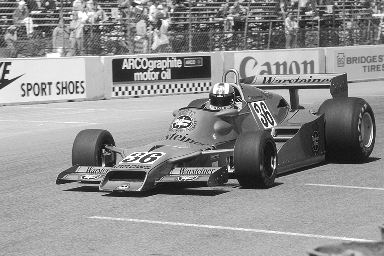
#> input picture Lab4/race.tif, 384 x 256 px
$ jupyter execute Q1-Q3.ipynb
#> lines starting #> are read from the running program, lines starting #| are printed output that depends on the picture
[cell 1]
import numpy as np
import matplotlib.pyplot as plt
from matplotlib import cm
from PIL import Image
import io

raceim = Image.open("race.tif")
#> raceim is the input picture: PIL image 384x256 L; min 4, max 255, mean 144.5
kidsim = Image.open("kids.tif")
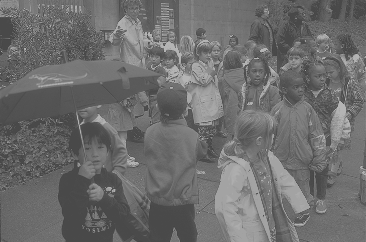
#> input picture Lab4/kids.tif, 366 x 242 px
#> kidsim is the input picture: PIL image 366x242 L; min 70, max 180, mean 108.6
# plt.figure()
# plt.imshow(kidsim)

x1 = np.array(raceim)
x2 = np.array(kidsim)

plt.figure()
plt.hist(x1.flatten(),bins=np.linspace(0,255,256),color='red')
plt.xlabel('Pixel Intensity')
plt.ylabel('Number of Pixels')
plt.title('race.tif Histogram')

png1 = io.BytesIO()
plt.savefig(png1, format="png")
#> figure, not shown here; tallest bar 1607 high, from x = 172 to 173
img_out = Image.open(png1)
img_out.save("racehist.tif")
png1.close()

plt.figure()
plt.hist(x2.flatten(),bins=np.linspace(0,255,256),color='green')
plt.xlabel('Pixel Intensity')
plt.ylabel('Number of Pixels')
plt.title('kids.tif Histogram')

png1 = io.BytesIO()
plt.savefig(png1, format="png")
#> figure, not shown here; tallest bar 3712 high, from x = 73 to 74
img_out = Image.open(png1)
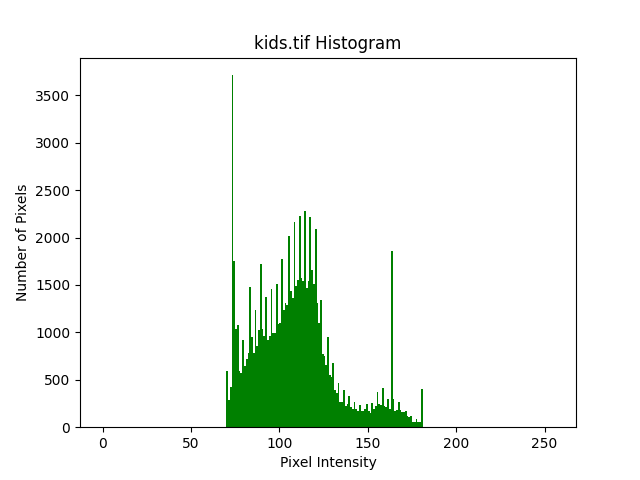
#> img_out: PIL image 640x480 RGBA; mean R, G, B, A 239.2, 245.3, 239.2, 255
img_out.save("kidshist.tif")
png1.close()

# save to tiffs

[cell 2]
def equalize(X):
    L = 256
    m, n = np.shape(X)
#> m = 242; n = 366
    shape = (m, n)
#> shape = (242, 366)
    Z = np.zeros(shape)
    Fx_hat = np.zeros((1,256))

    h = np.histogram(X,bins=np.linspace(0,255,256))

    Fx_hat = np.cumsum(h[0])/np.sum(h[0])
#> Fx_hat = 255 values from 0 to 1

    Ymax = np.max(Fx_hat)
#> Ymax = 1
    Ymin = np.min(Fx_hat)
#> Ymin = 0

    for i in range(m):
        for j in range(n):
            Z[i,j] = (L - 1)*((Fx_hat[X[i,j]+1] - Ymin)/(Ymax - Ymin))
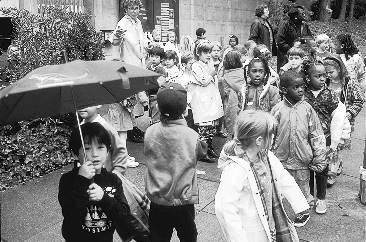
#> Z: shape (242, 366) float64; min 2.53, max 255, mean 132.9

    return Z, Fx_hat

[cell 3]
z, fxhat = equalize(x2)
#> fxhat = 255 values from 0 to 1

plt.figure()
plt.plot(np.linspace(0,255,255),fxhat,color='blue')
plt.xlabel('Pixel Intensity')
plt.ylabel(r"""$\^F_{x}(i)$""")
png1 = io.BytesIO()
plt.savefig(png1, format="png")
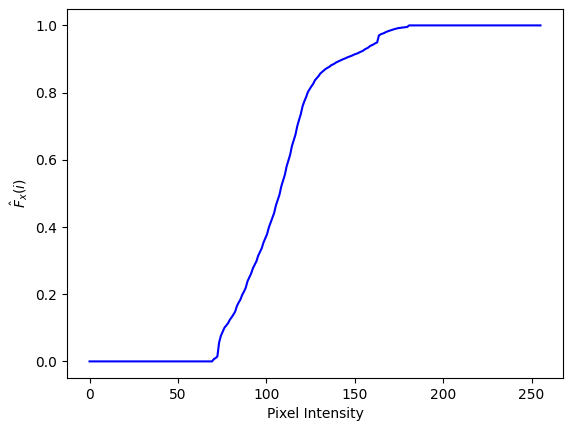
#> figure drawn by matplotlib, 1 panel; curve peaks at x = 180.7, y = 1
img_out = Image.open(png1)
img_out.save("Fxhat.tif")
png1.close()

plt.figure()
plt.hist(z.flatten(),bins=np.linspace(0,255,256),color='green')
plt.xlabel('Pixel Intensity')
plt.ylabel('Number of Pixels')
plt.title('Equalized kids.tif Histogram')
png1 = io.BytesIO()
plt.savefig(png1, format="png")
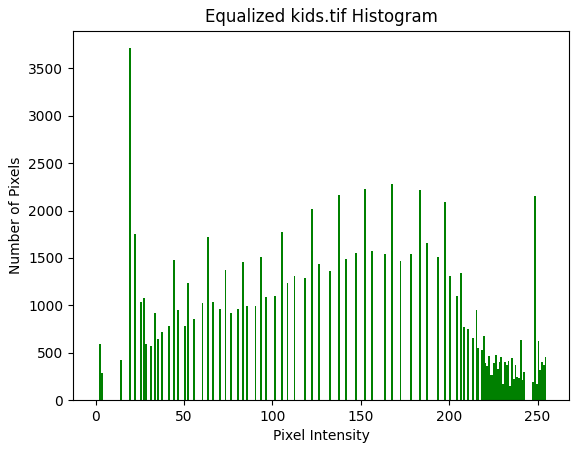
#> figure drawn by matplotlib, 1 panel; tallest bar 3712 high, from x = 19 to 20
img_out = Image.open(png1)
img_out.save("kids_equalized_hist.tif")
png1.close()

plt.figure()
plt.imshow(z,cmap=plt.cm.gray)
plt.title('Equalized kids.tif Image')
png1 = io.BytesIO()
plt.savefig(png1, format="png")
img_out = Image.open(png1)
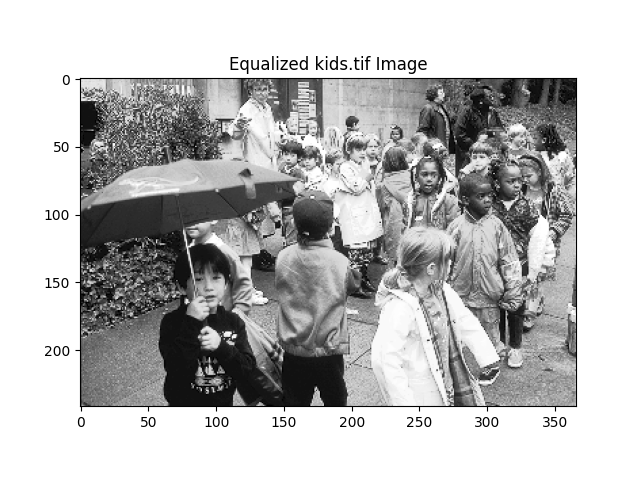
#> img_out: PIL image 640x480 RGBA; mean R, G, B, A 187.1, 187.1, 187.1, 255
img_out.save("kids_equalized_image.tif")
png1.close()

[cell 4]
def stretch(X, T1, T2):
#> called with T1 = 71, T2 = 181
    m, n = np.shape(X)
#> m = 242; n = 366
    shape = (m,n)
#> shape = (242, 366)
    output = np.zeros(shape)

    for i in range(m):
        for j in range(n):
            if X[i,j] > T1:
                if X[i,j] < T2:
                    # output/X = rise/run --> output = rise/run * X
                    output[i,j] = (255/(T2-T1))*(X[i,j] - T1)
                else:
                    output[i,j] = 255
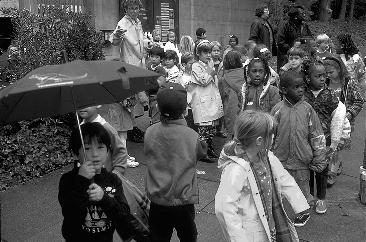
#> output: shape (242, 366) float64; min 0, max 252.7, mean 87.3

    return output

[cell 5]
hist = np.histogram(x2,bins=np.linspace(0,255,256))
# [22 lines of commented-out code are left out]

out = stretch(x2, 71, 181)

plt.figure()
plt.hist(out.flatten(),bins=np.linspace(0,255,256),color='green')
plt.xlabel('Pixel Intensity')
plt.ylabel('Number of Pixels')
plt.title('Stretched kids.tif Histogram')
png1 = io.BytesIO()
plt.savefig(png1, format="png")
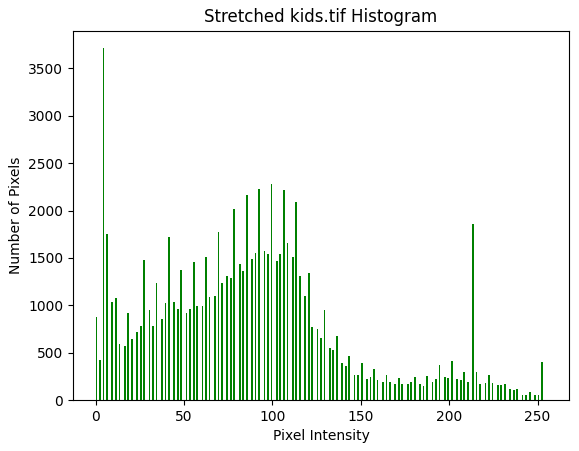
#> figure drawn by matplotlib, 1 panel; tallest bar 3712 high, from x = 4 to 5
img_out = Image.open(png1)
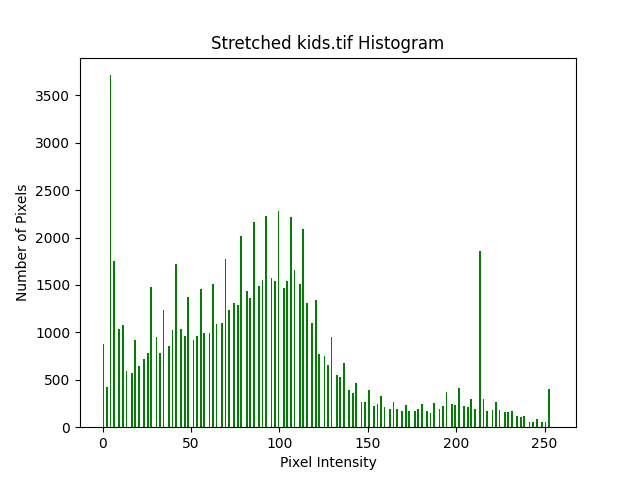
#> img_out: PIL image 640x480 RGBA; mean R, G, B, A 239.1, 245.1, 239.1, 255
img_out.save("kids_stretched_hist.tif")
png1.close()

plt.figure()
plt.imshow(out,cmap=plt.cm.gray)
plt.title('Transformed/Stretched kids.tif Image')
png1 = io.BytesIO()
plt.savefig(png1, format="png")
img_out = Image.open(png1)
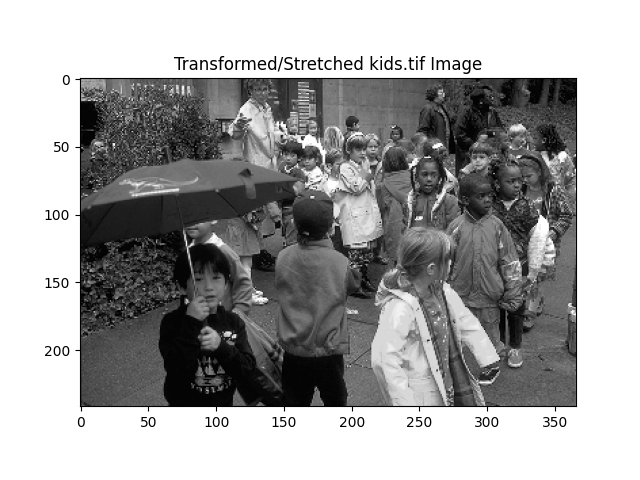
#> img_out: PIL image 640x480 RGBA; mean R, G, B, A 163.7, 163.7, 163.7, 255
img_out.save("kids_stretched_image.tif")
png1.close()
